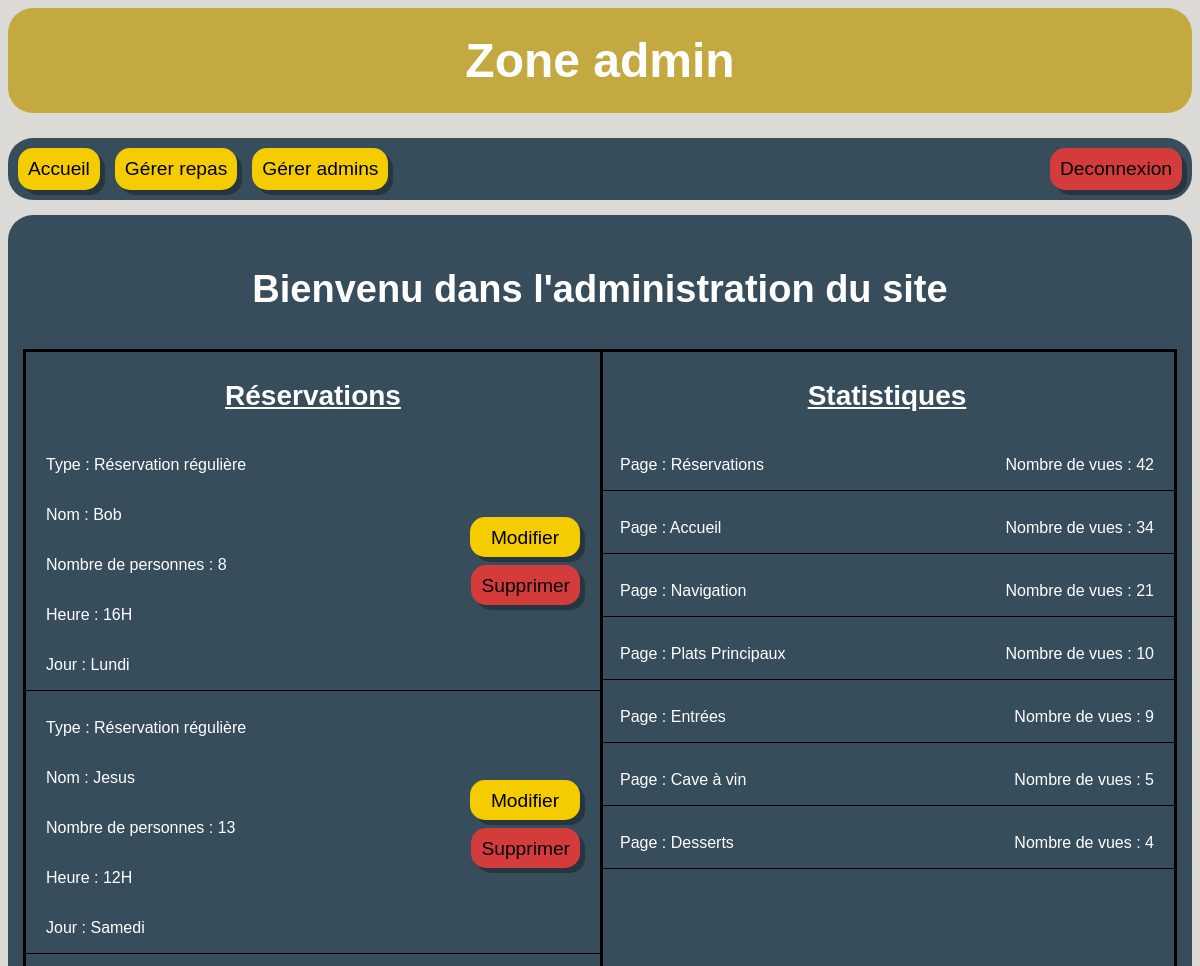
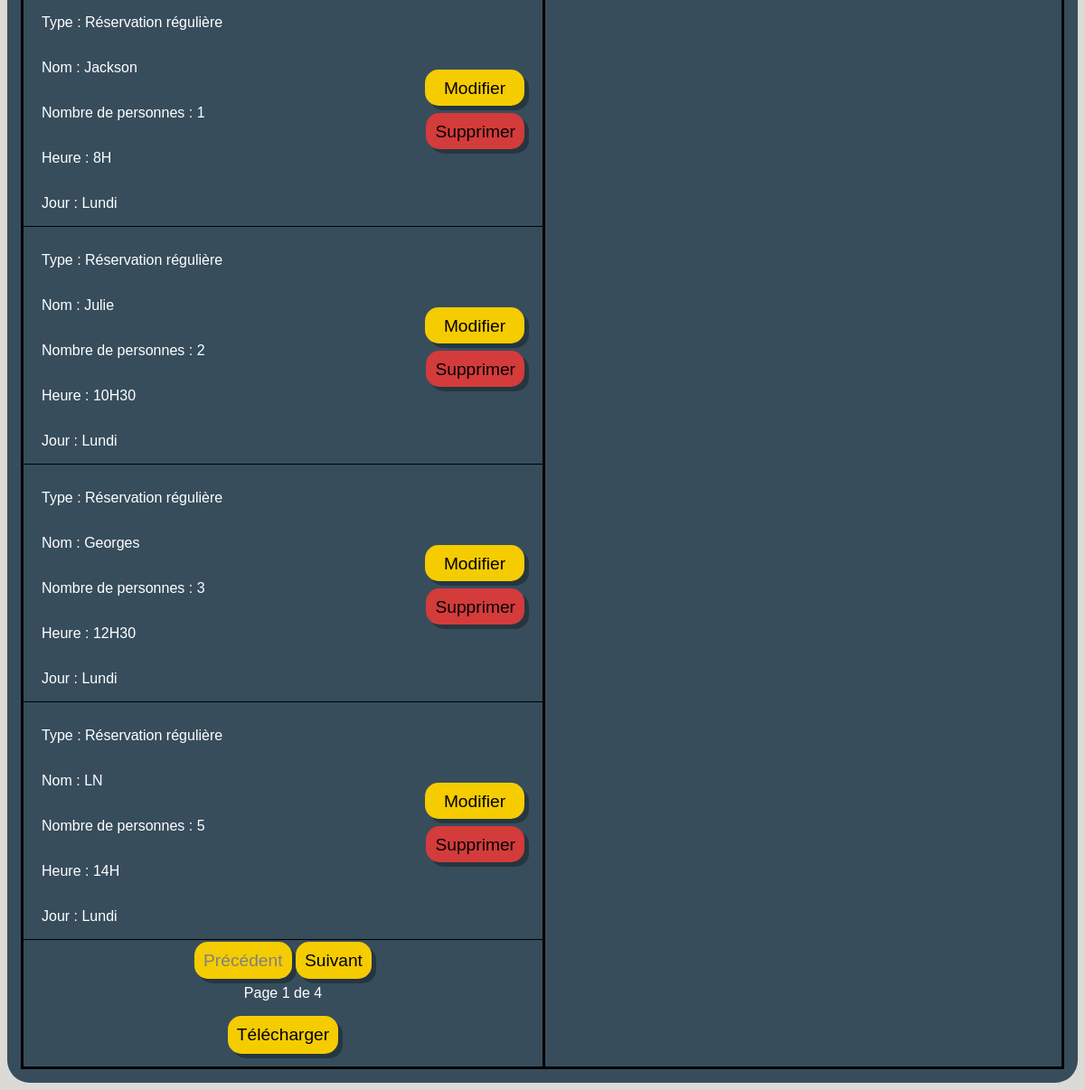
Page /admin/index.php (signed in) on the committed database (2 pictures, top to bottom).
### tables this page shows
CREATE TABLE "reservations" (
	"id"	INTEGER NOT NULL UNIQUE,
	"jour"	TEXT NOT NULL,
	"type"	TEXT NOT NULL,
	"nom"	TEXT NOT NULL,
	"nb"	INTEGER NOT NULL,
	"temps"	TEXT NOT NULL,
	PRIMARY KEY("id" AUTOINCREMENT)
);

CREATE TABLE "vues" (
	"id"	INTEGER NOT NULL UNIQUE,
	"page"	TEXT NOT NULL UNIQUE,
	"nb"	INTEGER NOT NULL,
	PRIMARY KEY("id" AUTOINCREMENT)
);

### includes/base.php (called while the page is built, shortened)
<?php
include "db.php";
function selectCount($nom_table) {
    global $bdd;
    $stmt = $bdd->prepare("
        SELECT COUNT(*) as nb
        FROM $nom_table
    ");
    $stmt->execute();
    $resultat = $stmt->fetch();
    return $resultat["nb"];
}

### admin/index.php (the view, shortened to what this page needs)
<?php
    include "../includes/base.php";
    $nb_reservations = selectCount("reservations");
    $nb_reservations_par_page = 6;
    $nb_page_reservations_total = ceil($nb_reservations / $nb_reservations_par_page);
    $page_reservations = $_GET["page"] ?? 1;
    $sql = "
    SELECT id, jour, type, nom, nb, temps
    FROM reservations
    LIMIT :limit
    OFFSET :offset
    ";
    $stmt = $bdd->prepare($sql);
    $stmt->execute([
        ":limit" => $nb_reservations_par_page,
        ":offset" => ($page_reservations - 1) * $nb_reservations_par_page
    ]);
    $les_reservations = $stmt->fetchAll();
    $sql = "
    SELECT *
    FROM vues
    ORDER BY nb DESC
    ";
    $stmt = $bdd->prepare($sql);
    $stmt->execute();
    $pages = $stmt->fetchAll();
?>
<!DOCTYPE html>
<html lang="en">
<head>
    <link rel="stylesheet" href="../css/style_admin.css">
</head>
<body>
    <header>
        <h1>Zone admin</h1>
        <nav>
            <a class="changement_page" href="index.php"> Accueil </a>
            <a class="changement_page" href="repas/repas.php"> Gérer repas </a>
            <a class="changement_page" href="employes/gestion_admin.php"> Gérer admins </a>
            <a class="deconnexion" href="deconnexion.php"> Deconnexion </a>
        </nav>
    </header>
    <main>
        <p class="bienvenu">
            Bienvenu dans l'administration du site
        </p>
        <div class="conteneur">
            <div class="reservations">
                <p class="titre-section">Réservations</p>
                <?php foreach ($les_reservations as $une_reservation): ?>
                    <div class="une-reservation">
                        <div class="reservation-infos">
                            <p class="res-type">Type : <?= $une_reservation["type"]?></p>
                            <p class="res-nom">Nom : <?= $une_reservation["nom"]?></p>
                            <p class="res-nb">Nombre de personnes : <?= $une_reservation["nb"]?></p>
                            <p class="res-heure">Heure : <?= $une_reservation["temps"]?></p>
                            <p class="res-jour">Jour : <?= $une_reservation["jour"]?></p>
                        </div>
                        <div class="btn-reservation">
                            <a class="modifier" href="modifier_reservation.php?id=<?= $une_reservation['id']?>">Modifier</a>
                            <a class="supprimer" href="index.php?supprimer=<?= $une_reservation['id']?>">Supprimer</a>
                        </div>
                    </div>
                <?php endforeach ?>
                <div class="boutons">
                    <?php if ($page_reservations > 1): ?>
                        <a class="btn-reserver" href="index.php?page=<?= $page_reservations - 1?>">Précédent</a>
                    <?php else: ?>
                        <a href="" class="inactif">Précédent</a>
                    <?php endif ?>
                    <?php if ($page_reservations < $nb_page_reservations_total): ?>
                        <a class="btn-reserver" href="index.php?page=<?= $page_reservations + 1?>">Suivant</a>
                    <?php else: ?>
                        <a href="" class="inactif">Suivant</a>
                    <?php endif ?>
                </div>
                <p>Page <?= $page_reservations ?> de <?= $nb_page_reservations_total ?></p>
                <form action="telechargerCSV.php" method="post">
                    <button class="telecharger" type="submit">Télécharger</button>
                </form>
            </div>
            <div class="statistiques">
                <p class="titre-section">Statistiques</p>
                <?php foreach ($pages as $page): ?>
                    <div class="une-statistique">
                        <p>Page : <?= $page["page"] ?></p>
                        <p class="nb-vues"> Nombre de vues : <?= $page["nb"] ?></p>
                    </div>
                <?php endforeach ?>
            </div>
        </div>
    </main>
</body>
</html>

### css/style_admin.css (style rules this page uses)
body { font-family: Arial, Helvetica, sans-serif; background-color: #dcdad7; }
header { text-align: center; }
h1 { margin: 0 0 25px 0; color: #fff; background-color: #C3A93F; padding: 25px; border-radius: 25px; text-align: center; font-size: 48px; }
nav { background-color: #374d5c; padding: 10px; border-radius: 25px; display: flex; justify-content: center; gap: 15px; margin-bottom: 15px; }
.titre-section { font-size: 28px; font-weight: bold; text-decoration: underline; }
.une-reservation, .une-statistique { display: flex; justify-content: space-between; align-items: center; border-bottom: 1px solid black; margin-bottom: 12px; padding: 0 20px; }
.une-reservation a { height: 20px; }
a.modifier { width: 90px; }
a, input.modifier, input.ajouter { border: none; padding: 10px; border-radius: 15px; text-decoration: none; color: black; font-size: larger; box-shadow: 5px 5px #0000004e; }
a.inactif { color: grey; opacity: 0.5f; text-decoration: none; pointer-events: none; }
.bienvenu { text-align: center; font-size: 38px; font-weight: bold; }
.telecharger { border: none; padding: 10px; border-radius: 15px; text-decoration: none; color: black; font-size: larger; box-shadow: 5px 5px #0000004e; background-color: #F5CC00; }

### rows in the picture
reservations: type "Réservation régulière", nom "Bob", nb "8", temps "16H", jour "Lundi"
reservations: type "Réservation régulière", nom "Jesus", nb "13", temps "12H", jour "Samedi"
reservations: type "Réservation régulière", nom "Jackson", nb "1", temps "8H", jour "Lundi"
reservations: type "Réservation régulière", nom "Julie", nb "2", temps "10H30", jour "Lundi"
reservations: type "Réservation régulière", nom "Georges", nb "3", temps "12H30", jour "Lundi"
reservations: type "Réservation régulière", nom "LN", nb "5", temps "14H", jour "Lundi"
vues: page "Réservations", nb "42"
vues: page "Accueil", nb "34"
vues: page "Navigation", nb "21"
vues: page "Plats Principaux", nb "10"
vues: page "Entrées", nb "9"
vues: page "Cave à vin", nb "5"
vues: page "Desserts", nb "4"

### other values in the picture
$page_reservations "1"
$nb_page_reservations_total "4"
